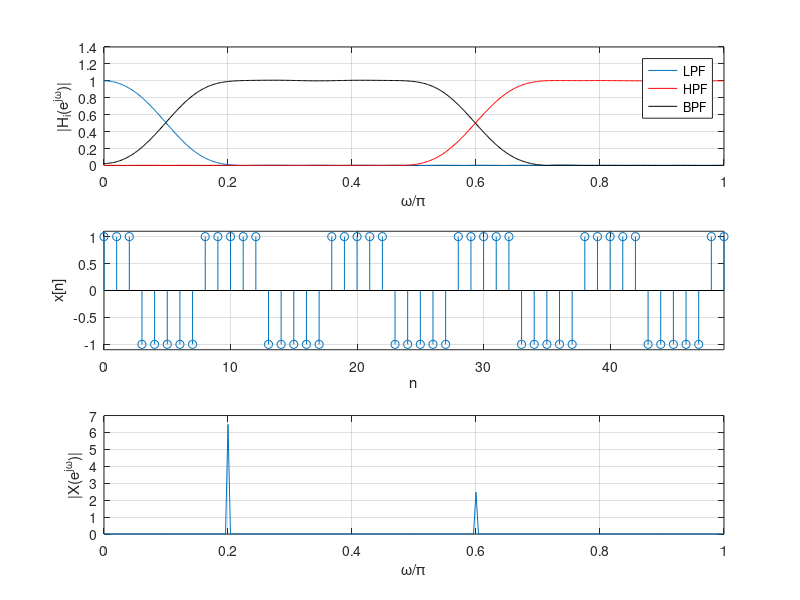
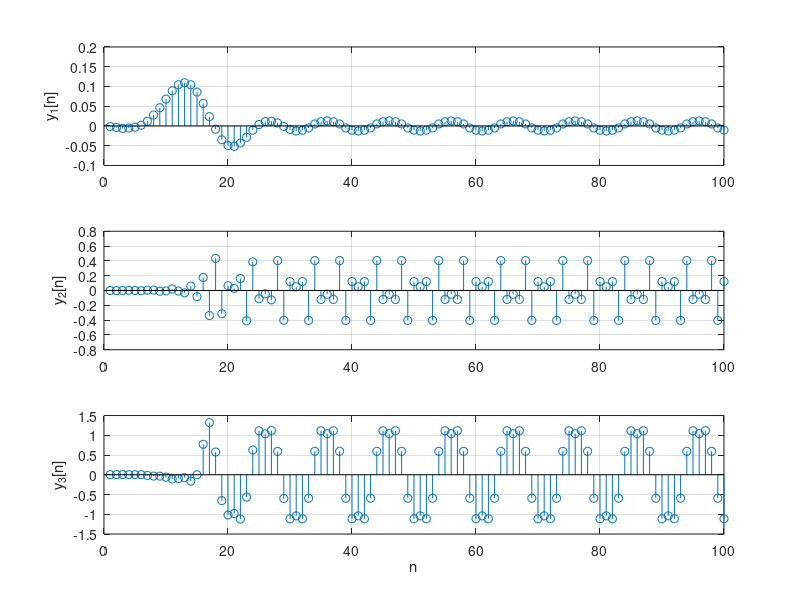
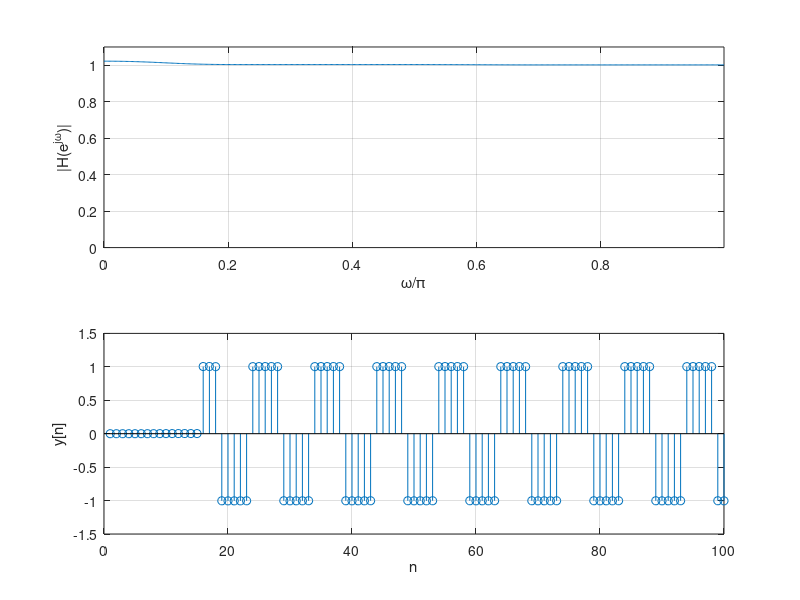

MATLAB code for these plots, in order:
%%
% Example 11.16
%
% A crude spectral analyzer
% Filtering of a periodic signal
%%
clear all; clf
N=500;n=0:N-1; x=cos(0.2*pi*n); x=sign(x); % train of pulses
X=fft(x)/50; X=X(1:250); % approximate DTFT of signal using fft
L=500;w1=0:2*pi/L:pi-2*pi/L;w1=w1/pi; % range of frequencies
h1=fir1(30,0.1); % low-pass filter
h2=fir1(30,0.6,'high'); % high-pass filter
h3=fir1(30,[0.1 0.6]); % band-pass filter
y1=filter(h1,1,x); y2=filter(h2,1,x); y3=filter(h3,1,x); y=y1+y2+y3;
[H1,w]=freqz(h1,1); [H2,w]=freqz(h2,1); [H3,w]=freqz(h3,1); H=H1+H2+H3;
N1=length(h1); n=0:length(h1)-1; n1=0:49;

figure(1)
subplot(311)
plot(w/pi,abs(H1)); grid; hold on
plot(w/pi,abs(H2),'r'); grid; hold on
plot(w/pi,abs(H3),'k'); grid; ylabel('|H_i(e^{j\omega})|'); xlabel('\omega/\pi'); hold off
legend('LPF','HPF','BPF')
subplot(312)
stem(n1,x(1:50)); grid; axis([0 49 1.1*min(x(1:50)) 1.1*max(x(1:50))])
ylabel('x[n]'); xlabel('n')
subplot(313)
plot(w1,abs(X)); grid; ylabel('|X(e^{j\omega})|'); xlabel('\omega/\pi')

figure(2)
subplot(311)
stem(y1(1:100)); grid; ylabel('y_1[n]')
subplot(312)
stem(y2(1:100)); grid; ylabel('y_2[n]')
subplot(313)
stem(y3(1:100)); grid; ylabel('y_3[n]'); xlabel('n')

figure(3)
subplot(211)
plot(w/pi, abs(H));grid;axis([min(w/pi) max(w/pi) 0 1.1]); ylabel('|H(e^{j\omega})|'); xlabel('\omega/\pi')
subplot(212)
stem(y(1:100)); grid; ylabel('y[n]'); xlabel('n')
